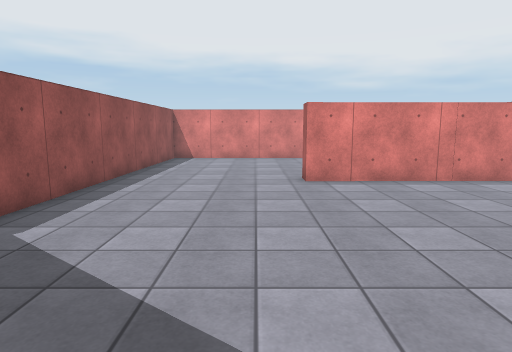
view 1 (above)

21 first-person views from a walk through a Unity game level. The camera is 1.5 m above the floor, tilts 8° down and sees 75° across. Doors are open. The floor is counted in squares, 1 m on a side. Each view is taken from the middle of a square. On the plan, view 1 faces up. The plan holds only what a view shows up to about 15 squares ahead; the rest is blank. The place goes on beyond the plan. The player character is not drawn. Surface patterns are stand-ins for the level's own textures.

view 2
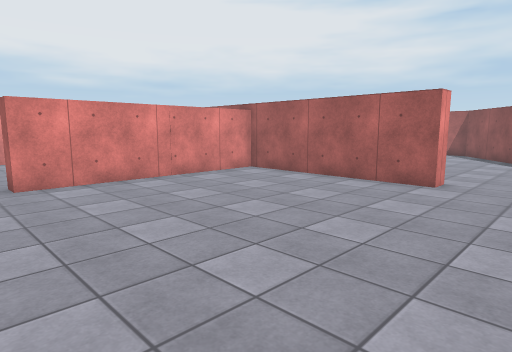

view 3
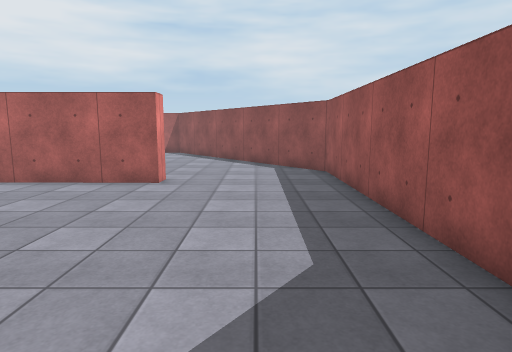

view 4
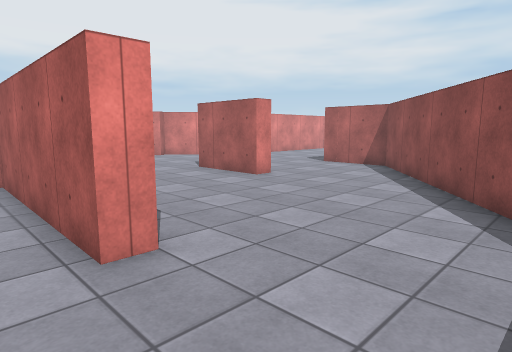

view 5
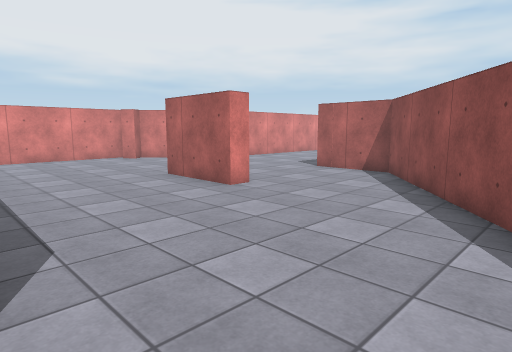

view 6
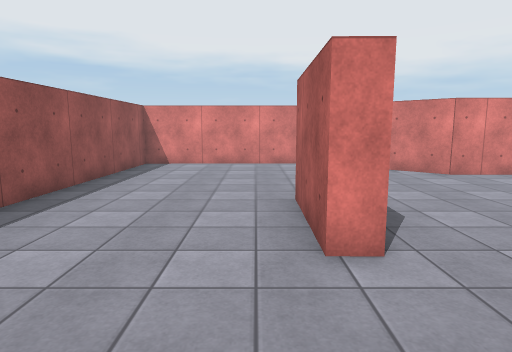

view 7
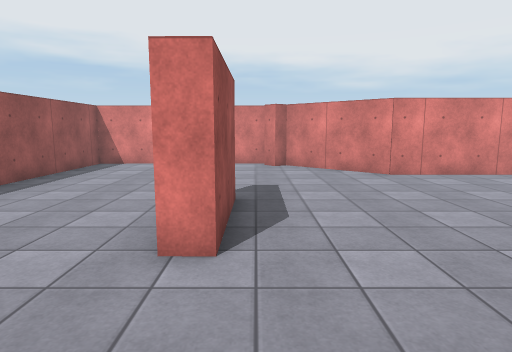

view 8
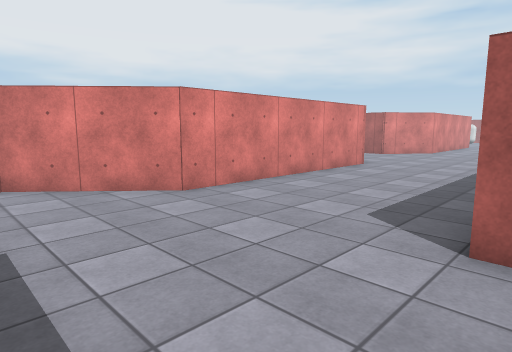

view 9
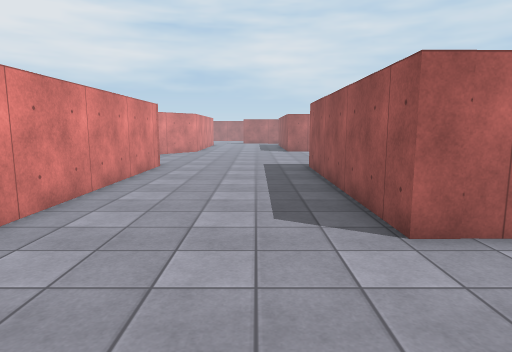

view 10
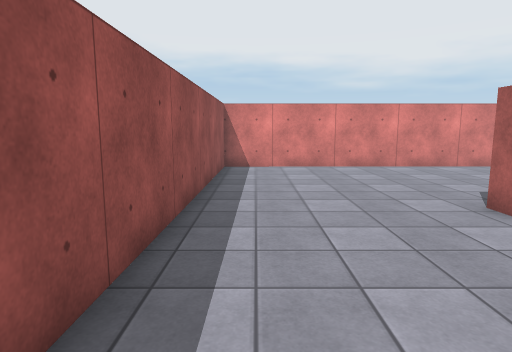

view 11
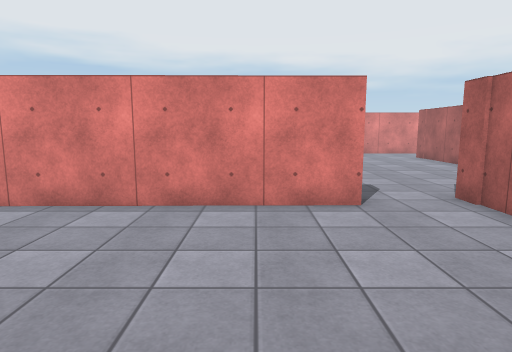

view 12
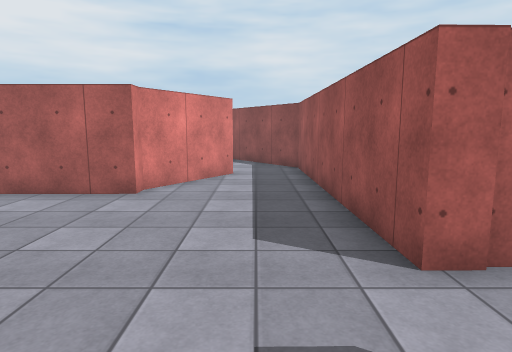

view 13
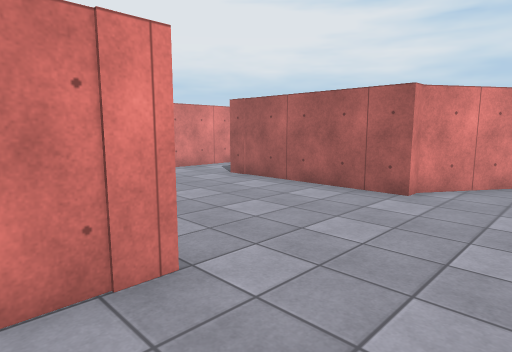

view 14
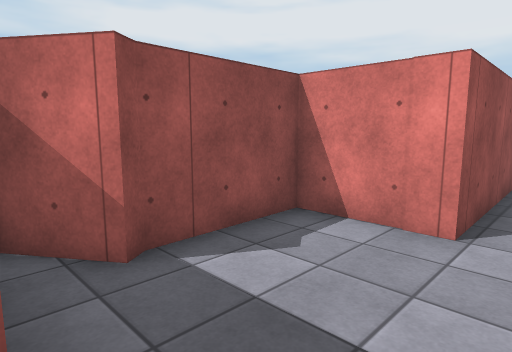

view 15
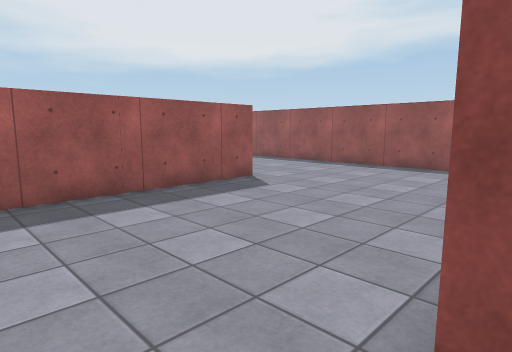

view 16
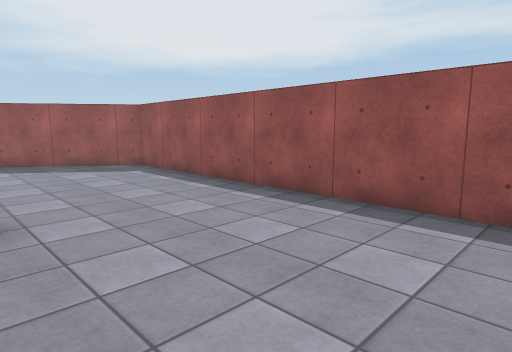

view 17
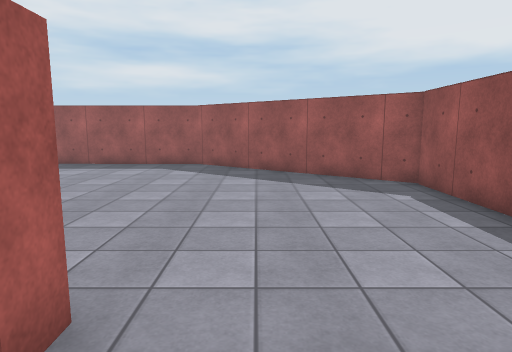

view 18
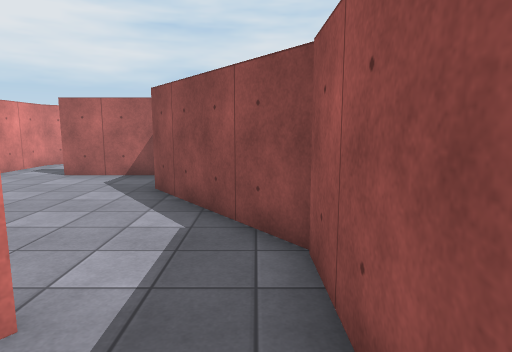

view 19
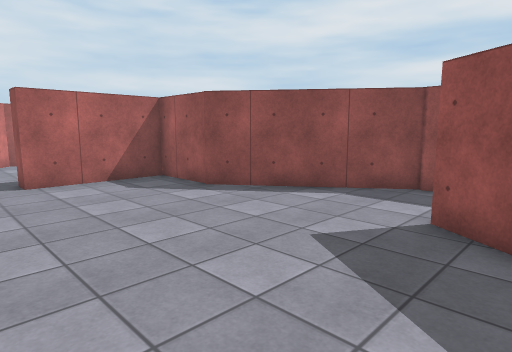

view 20
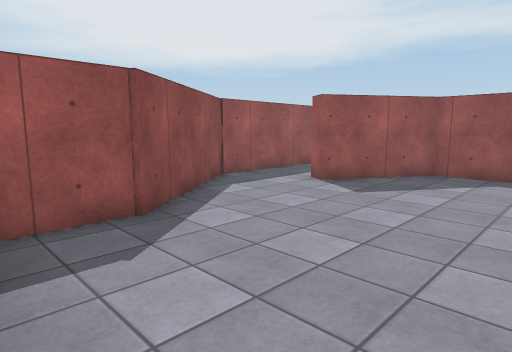

view 21
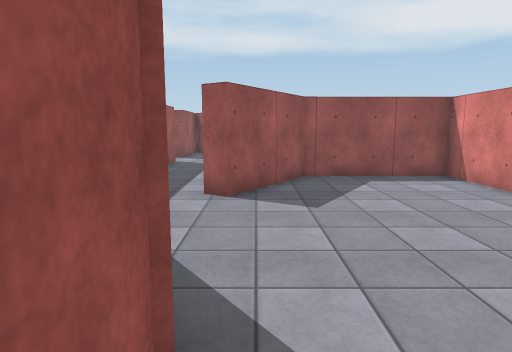

### Floor plan
Points are (right, up) in squares from view 1. A wall is a line through its corners. A room is listed if a view was taken in it or the views show most of it. See-through windows are left out.
Room 1 (views 1, 2, 3, 4, 5, 6, 7, 8, 9, 10, 11, 16, 17)
walls: (10, 2.7) (9.3, 2.7) (9.4, 9.7) (1.4, 9.6) (1.4, 10.3) (8.1, 10.3); (16.6, 10) (16.5, 6.8) (15.8, 6.8) (15.9, 10.2); (7.1, 17.5) (-4.3, 17.4) (-4.5, 2.8) (2.5, -2.5) (11.8, -2.5) (21.4, 4.9) (21.4, 7.9) (30.4, 7.8); (17.4, 17.6) (10.2, 17.5) (10.1, 9.3); (30.5, 14) (21.5, 14) (18.3, 16.9) (17.8, 16.5) (17.4, 17.1)
ways out: opening at (8.5, 18) to room 2
Room 2 (views 12, 13, 14, 15, 18)
walls: (7.1, 18.3) (7.1, 17.5); (9.5, 16.7) (9.5, 18.2) (17.5, 18.4); (17.3, 20.8) (14.2, 22.8) (13.7, 22.8) (13.7, 27.6); (7.8, 27.6) (7.8, 23) (5.1, 23) (5.2, 19.8) (5.4, 19.5) (4, 18.5)
ways out: opening at (8.5, 18) to room 1; opening at (18, 19.5) to room 3
Room 3 (views 19, 21)
walls: (18.8, 18.2) (23.3, 21.5) (25.9, 21.5) (25.8, 25.3); (17.5, 18.4) (19, 18.4); (14.3, 27.6) (14.4, 23.5) (17.7, 21.4) (17.3, 20.8)
ways out: opening at (18, 19.5) to room 2; opening at (26, 26.5) to room 4
Room 4 (view 20)
walls: (25.8, 25.3) (26.6, 25.3)
ways out: opening at (26, 26.5) to room 3

Where each view was taken, in squares from view 1:
view 1: 0 up, 0 right, facing up
view 2: 0 up, 0 right, facing up-right
view 3: 0 up, 0 right, facing right
view 4: 1 down, 8 right, facing up-right
view 5: 0 up, 10 right, facing up-right
view 6: 3 up, 15 right, facing up
view 7: 3 up, 17 right, facing up
view 8: 7 up, 17 right, facing up-right
view 9: 10 up, 17 right, facing right
view 10: 4 up, 3 left, facing up
view 11: 11 up, 5 right, facing up
view 12: 20 up, 6 right, facing right
view 13: 20 up, 6 right, facing up-right
view 14: 18 up, 9 right, facing up-left
view 15: 18 up, 9 right, facing down-left
view 16: 16 up, 2 right, facing down-left
view 17: 12 up, 0 right, facing down
view 18: 19 up, 15 right, facing right
view 19: 27 up, 16 right, facing down-right
view 20: 27 up, 26 right, facing down-left
view 21: 22 up, 25 right, facing left
